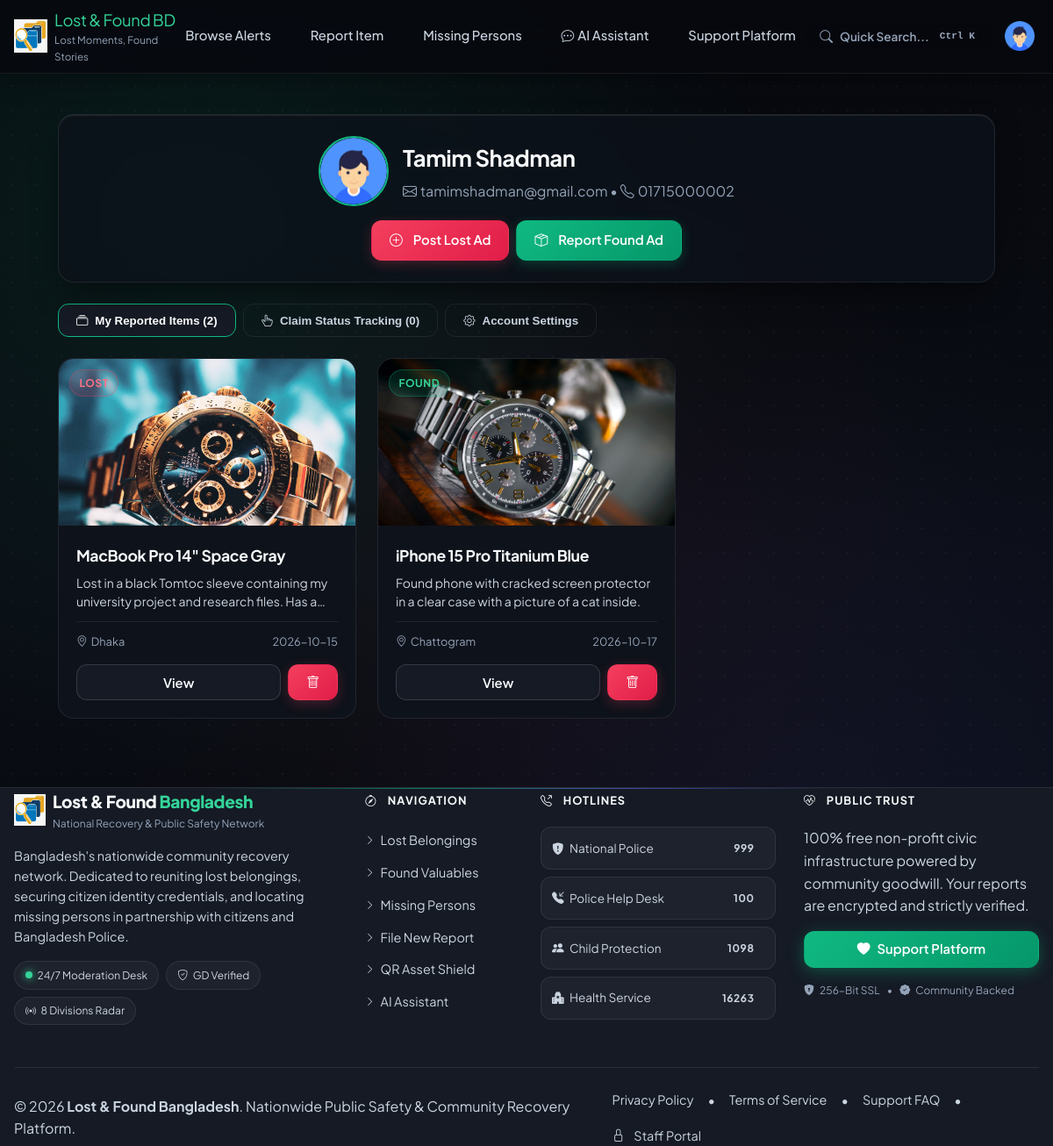
The app's page /User_profile.php (signed in) with its own data.
### tables this page shows
CREATE TABLE IF NOT EXISTS `users` (
  `id` INT AUTO_INCREMENT PRIMARY KEY,
  `first_name` VARCHAR(100) NOT NULL,
  `last_name` VARCHAR(100) NOT NULL,
  `email` VARCHAR(150) NOT NULL UNIQUE,
  `phone` VARCHAR(25) NOT NULL,
  `password_hash` VARCHAR(255) NOT NULL,
  `role` ENUM('user', 'admin', 'moderator') DEFAULT 'user',
  `avatar` VARCHAR(255) DEFAULT 'images/user_avatar.png',
  `status` ENUM('active', 'suspended', 'pending') DEFAULT 'active',
  `created_at` TIMESTAMP DEFAULT CURRENT_TIMESTAMP,
  `updated_at` TIMESTAMP DEFAULT CURRENT_TIMESTAMP ON UPDATE CURRENT_TIMESTAMP,
  INDEX `idx_users_email` (`email`),
  INDEX `idx_users_role` (`role`)
);

CREATE TABLE IF NOT EXISTS `items` (
  `id` INT AUTO_INCREMENT PRIMARY KEY,
  `user_id` INT NULL,
  `item_type` ENUM('lost', 'found') NOT NULL,
  `title` VARCHAR(200) NOT NULL,
  `category` VARCHAR(50) NOT NULL,
  `description` TEXT NOT NULL,
  `division` VARCHAR(50) NOT NULL,
  `district` VARCHAR(50) NOT NULL,
  `specific_location` VARCHAR(255) NOT NULL,
  `surrounding_details` TEXT NULL,
  `date_lost_or_found` DATE NOT NULL,
  `picture` VARCHAR(255) DEFAULT 'images/default_item.jpg',
  `contact_phone` VARCHAR(25) NOT NULL,
  `contact_email` VARCHAR(150) NOT NULL,
  `reward_amount` DECIMAL(10,2) DEFAULT 0.00,
  `status` ENUM('pending', 'verified', 'claimed', 'resolved') DEFAULT 'verified',
  `created_at` TIMESTAMP DEFAULT CURRENT_TIMESTAMP,
  `updated_at` TIMESTAMP DEFAULT CURRENT_TIMESTAMP ON UPDATE CURRENT_TIMESTAMP,
  FOREIGN KEY (`user_id`) REFERENCES `users`(`id`) ON DELETE SET NULL,
  INDEX `idx_items_type_status` (`item_type`, `status`),
  INDEX `idx_items_division` (`division`),
  INDEX `idx_items_category` (`category`),
  INDEX `idx_items_created` (`created_at`)
);

### src/Services/AuthService.php (called while the page is built, shortened)
<?php
class AuthService
{
    public function getCurrentUser(): ?array
    {
        $db = Database::getConnection();
        $stmt = $db->prepare("SELECT id, first_name, last_name, email, phone, role, avatar, status, created_at FROM users WHERE id = ? LIMIT 1");
        $stmt->execute([(int)$_SESSION['user_id']]);
        $user = $stmt->fetch();
        return $user ?: null;
    }
}

### User_profile.php (the view, shortened to what this page needs)
<?php
$auth = new AuthService();
$currentUser = $auth->requireAuth();
$db = Database::getConnection();
$userId = (int)$currentUser['id'];
$itemsStmt = $db->prepare("SELECT * FROM items WHERE user_id = ? ORDER BY created_at DESC");
$itemsStmt->execute([$userId]);
$myItems = $itemsStmt->fetchAll();
$claimsStmt = $db->prepare("
    SELECT c.*, i.title as item_title, i.category as item_category, i.picture as item_picture, i.district, i.division
    FROM claims c
    JOIN items i ON c.item_id = i.id
    WHERE c.user_id = ?
    ORDER BY c.created_at DESC
");
$claimsStmt->execute([$userId]);
$myClaims = $claimsStmt->fetchAll();
?>
<!DOCTYPE html>
<html lang="en">
<head>
    <link rel="stylesheet" href="https://cdn.jsdelivr.net/npm/bootstrap-icons@1.11.3/font/bootstrap-icons.min.css">
    <link rel="stylesheet" href="css/design-system.css">
</head>
<body>
    <?php include __DIR__ . '/components/navbar.php'; ?>
    <main class="container mx-auto px-3 profile-header" style="max-width: 1100px;">
        <div class="glass-panel p-4 mb-4 d-flex flex-column flex-md-row justify-content-between align-items-md-center gap-3">
            <div class="d-flex align-items-center gap-3">
                <img src="<?= htmlspecialchars($currentUser['avatar'] ?? 'images/user_avatar.png', ENT_QUOTES, 'UTF-8') ?>" alt="Avatar" class="profile-avatar-big">
                <div>
                    <h2 class="text-light fw-bold mb-1" style="font-size: 1.6rem;">
                        <?= htmlspecialchars($currentUser['first_name'] . ' ' . $currentUser['last_name'], ENT_QUOTES, 'UTF-8') ?>
                    </h2>
                    <div class="text-muted small">
                        <i class="bi bi-envelope me-1"></i><?= htmlspecialchars($currentUser['email'], ENT_QUOTES, 'UTF-8') ?>
                        <span class="mx-2">•</span>
                        <i class="bi bi-telephone me-1"></i><?= htmlspecialchars($currentUser['phone'], ENT_QUOTES, 'UTF-8') ?>
                    </div>
                </div>
            </div>
            <div class="d-flex gap-2">
                <a href="submit_lostitems.php?type=lost" class="btn btn-danger btn-sm"><i class="bi bi-plus-circle me-1"></i> Post Lost Ad</a>
                <a href="submit_lostitems.php?type=found" class="btn btn-primary btn-sm"><i class="bi bi-box-seam me-1"></i> Report Found Ad</a>
            </div>
        </div>
        <div class="d-flex gap-2 mb-4 overflow-x-auto pb-1">
            <button class="profile-nav-pill active" id="pillItems" onclick="switchProfileTab('items')">
                <i class="bi bi-collection"></i> My Reported Items (<?= count($myItems) ?>)
            </button>
            <button class="profile-nav-pill" id="pillClaims" onclick="switchProfileTab('claims')">
                <i class="bi bi-hand-index-thumb"></i> Claim Status Tracking (<?= count($myClaims) ?>)
            </button>
            <button class="profile-nav-pill" id="pillSettings" onclick="switchProfileTab('settings')">
                <i class="bi bi-gear"></i> Account Settings
            </button>
        </div>
        <div id="tabContentItems">
            <?php if (!empty($myItems)): ?>
                <div class="items-grid">
                    <?php foreach ($myItems as $item): ?>
                        <div class="item-card">
                            <div class="item-card-media">
                                <img src="<?= htmlspecialchars($item['picture'] ?: 'images/default_item.jpg', ENT_QUOTES, 'UTF-8') ?>" alt="<?= htmlspecialchars($item['title'], ENT_QUOTES, 'UTF-8') ?>">
                                <span class="badge <?= $item['item_type'] === 'lost' ? 'badge-lost' : 'badge-found' ?> item-card-badge"><?= ucfirst($item['item_type']) ?></span>
                            </div>
                            <div class="item-card-body">
                                <h3 class="item-card-title"><?= htmlspecialchars($item['title'], ENT_QUOTES, 'UTF-8') ?></h3>
                                <p class="item-card-desc"><?= htmlspecialchars($item['description'], ENT_QUOTES, 'UTF-8') ?></p>
                                <div class="item-card-meta">
                                    <span><i class="bi bi-geo-alt me-1"></i><?= htmlspecialchars($item['district'], ENT_QUOTES, 'UTF-8') ?></span>
                                    <span><?= htmlspecialchars($item['date_lost_or_found'], ENT_QUOTES, 'UTF-8') ?></span>
                                </div>
                                <div class="mt-3 pt-2 border-top border-subtle d-flex gap-2">
                                    <button type="button" class="btn btn-secondary btn-sm flex-grow-1" onclick="openItemModal(<?= (int)$item['id'] ?>)">View</button>
                                    <button type="button" class="btn btn-danger btn-sm" onclick="deleteMyItem(<?= (int)$item['id'] ?>)"><i class="bi bi-trash"></i></button>
                                </div>
                            </div>
                        </div>
                    <?php endforeach; ?>
                </div>
            <?php endif; ?>
        </div>
    </main>
    <?php include __DIR__ . '/components/footer.php'; ?>
</body>
</html>

### components/navbar.php (shortened to what this page needs)
<?php
$auth = new AuthService();
$currentUser = $auth->getCurrentUser();
?>
<header class="glass-navbar">
  <div class="container d-flex justify-content-between align-items-center py-2 px-3 mx-auto" style="max-width: 1320px;">
    <a href="index.php" class="navbar-brand d-flex align-items-center gap-2 text-decoration-none">
      <img src="images/logo.png" alt="Lost and Found Bangladesh Logo" width="38" height="38" class="rounded-circle border border-subtle">
      <div>
        <div class="brand-title fw-bold text-light lh-1" style="font-size: 1.15rem; letter-spacing: -0.02em;">Lost & Found <span class="text-emerald" style="color: var(--color-emerald-400);">BD</span></div>
        <small class="text-muted d-none d-sm-block" style="font-size: 0.725rem;">Lost Moments, Found Stories</small>
      </div>
    </a>
    <nav class="d-none d-lg-flex align-items-center gap-4">
      <a href="recentposts.php" class="nav-link text-secondary fw-medium hover-light">Browse Alerts</a>
      <a href="submit_lostitems.php" class="nav-link text-secondary fw-medium hover-light">Report Item</a>
      <a href="missing_person.php" class="nav-link text-secondary fw-medium hover-light">Missing Persons</a>
      <a href="chatbot.php" class="nav-link text-secondary fw-medium hover-light">
        <i class="bi bi-chat-dots me-1 text-emerald"></i>AI Assistant
      </a>
      <a href="payment.php" class="nav-link text-secondary fw-medium hover-light">Support Platform</a>
    </nav>
    <div class="d-flex align-items-center gap-2">
      <button type="button" class="btn btn-ghost btn-sm d-flex align-items-center gap-2 text-muted px-3 py-1 rounded-pill border border-subtle glass-subtle" onclick="openCommandPalette()" title="Press Ctrl+K to search">
        <i class="bi bi-search"></i>
        <span class="d-none d-md-inline" style="font-size: 0.85rem;">Quick Search...</span>
        <kbd class="d-none d-md-inline-block px-1 py-0 rounded text-muted bg-dark border border-subtle" style="font-size: 0.7rem;">Ctrl K</kbd>
      </button>
      <?php if ($currentUser): ?>
        <div class="dropdown position-relative" id="userMenuDropdown">
          <button class="btn btn-ghost btn-sm p-1 rounded-circle d-flex align-items-center dropdown-toggle" type="button" onclick="toggleUserDropdown()" aria-expanded="false" id="userAvatarBtn">
            <img src="<?= htmlspecialchars($currentUser['avatar'] ?? 'images/user_avatar.png', ENT_QUOTES, 'UTF-8') ?>" alt="Avatar" width="34" height="34" class="rounded-circle border border-emerald">
          </button>
        </div>
      <?php else: ?>
        <a href="login.php" class="btn btn-ghost btn-sm">Sign In</a>
        <a href="signup.php" class="btn btn-primary btn-sm btn-pill">Get Started</a>
      <?php endif; ?>
    </div>
  </div>
</header>

### components/footer.php
<footer class="site-footer mt-5 pt-5 pb-4">
  <div class="container mx-auto px-3" style="max-width: 1320px;">
    <div class="row g-4 mb-4">
      <div class="col-12 col-md-6 col-lg-4">
        <div class="d-flex align-items-center gap-2 mb-3">
          <img src="images/logo.png" alt="Lost and Found Bangladesh Logo" width="36" height="36" class="rounded-circle border border-emerald">
          <div>
            <span class="footer-brand-title">Lost &amp; Found <span style="color: var(--color-emerald-400);">Bangladesh</span></span>
            <div class="text-muted small" style="font-size: 0.75rem;">National Recovery &amp; Public Safety Network</div>
          </div>
        </div>
        <p class="text-secondary mb-3" style="font-size: 0.9rem; line-height: 1.6;">
          Bangladesh's nationwide community recovery network. Dedicated to reuniting lost belongings, securing citizen identity credentials, and locating missing persons in partnership with citizens and Bangladesh Police.
        </p>
        <div class="d-flex flex-wrap align-items-center gap-2">
          <span class="badge-trust-tag"><span class="badge-dot"></span> 24/7 Moderation Desk</span>
          <span class="badge-trust-tag"><i class="bi bi-shield-check text-emerald"></i> GD Verified</span>
          <span class="badge-trust-tag"><i class="bi bi-broadcast text-rose"></i> 8 Divisions Radar</span>
        </div>
      </div>
      <div class="col-6 col-md-3 col-lg-2">
        <h6 class="footer-section-title"><i class="bi bi-compass text-emerald me-1"></i> Navigation</h6>
        <ul class="footer-nav-list">
          <li><a href="recentposts.html?type=lost" class="footer-nav-link"><i class="bi bi-chevron-right text-emerald" style="font-size: 0.7rem;"></i> Lost Belongings</a></li>
          <li><a href="recentposts.html?type=found" class="footer-nav-link"><i class="bi bi-chevron-right text-emerald" style="font-size: 0.7rem;"></i> Found Valuables</a></li>
          <li><a href="missing_person.html" class="footer-nav-link"><i class="bi bi-chevron-right text-emerald" style="font-size: 0.7rem;"></i> Missing Persons</a></li>
          <li><a href="submit_lostitems.html" class="footer-nav-link"><i class="bi bi-chevron-right text-emerald" style="font-size: 0.7rem;"></i> File New Report</a></li>
          <li><a href="User_profile.html" class="footer-nav-link"><i class="bi bi-chevron-right text-emerald" style="font-size: 0.7rem;"></i> QR Asset Shield</a></li>
          <li><a href="chatbot.html" class="footer-nav-link"><i class="bi bi-chevron-right text-emerald" style="font-size: 0.7rem;"></i> AI Assistant</a></li>
        </ul>
      </div>
      <div class="col-6 col-md-3 col-lg-3">
        <h6 class="footer-section-title"><i class="bi bi-telephone-outbound text-rose me-1"></i> Hotlines</h6>
        <div class="d-flex flex-column gap-2">
          <a href="tel:999" class="footer-hotline-chip">
            <span><i class="bi bi-shield-fill-exclamation text-rose me-1"></i> National Police</span>
            <span class="badge bg-rose-subtle text-rose fw-bold">999</span>
          </a>
          <a href="tel:100" class="footer-hotline-chip">
            <span><i class="bi bi-telephone-inbound-fill text-emerald me-1"></i> Police Help Desk</span>
            <span class="badge bg-emerald-subtle text-emerald fw-bold">100</span>
          </a>
          <a href="tel:1098" class="footer-hotline-chip">
            <span><i class="bi bi-people-fill text-indigo me-1"></i> Child Protection</span>
            <span class="badge bg-indigo-subtle text-indigo fw-bold">1098</span>
          </a>
          <a href="tel:16263" class="footer-hotline-chip">
            <span><i class="bi bi-hospital-fill text-amber me-1"></i> Health Service</span>
            <span class="badge bg-amber-subtle text-amber fw-bold">16263</span>
          </a>
        </div>
      </div>
      <div class="col-12 col-md-6 col-lg-3">
        <h6 class="footer-section-title"><i class="bi bi-heart-pulse text-emerald me-1"></i> Public Trust</h6>
        <p class="text-secondary small mb-3">
          100% free non-profit civic infrastructure powered by community goodwill. Your reports are encrypted and strictly verified.
        </p>
        <a href="payment.html" class="btn btn-glow-emerald w-100 py-2 d-flex align-items-center justify-content-center gap-2 mb-3">
          <i class="bi bi-heart-fill text-rose"></i> Support Platform
        </a>
        <div class="d-flex flex-wrap gap-2 text-muted" style="font-size: 0.75rem;">
          <span><i class="bi bi-shield-lock-fill text-emerald me-1"></i> 256-Bit SSL</span>
          <span>•</span>
          <span><i class="bi bi-patch-check-fill text-emerald me-1"></i> Community Backed</span>
        </div>
      </div>
    </div>
    <div class="sub-footer-bar">
      <div class="text-secondary small">
        &copy; <?= date('Y') ?> <strong>Lost &amp; Found Bangladesh</strong>. Nationwide Public Safety &amp; Community Recovery Platform.
      </div>
      <div class="d-flex flex-wrap align-items-center gap-3 text-secondary small">
        <a href="#" class="footer-nav-link" onclick="alert('Privacy Policy: All personal contact info is safeguarded. NIDs & serial numbers are never exposed to unauthenticated scrapers.'); return false;">Privacy Policy</a>
        <span>•</span>
        <a href="#" class="footer-nav-link" onclick="alert('Terms of Service: Fraudulent or deceptive reports will be permanently banned and reported to law enforcement.'); return false;">Terms of Service</a>
        <span>•</span>
        <a href="chatbot.html" class="footer-nav-link">Support FAQ</a>
        <span>•</span>
        <a href="admin panel/admin-dashboard.html" class="footer-nav-link text-emerald"><i class="bi bi-lock me-1"></i> Staff Portal</a>
      </div>
    </div>
  </div>
</footer>

### User_profile.php (style rules this page uses)
.profile-header { padding-top: 130px; padding-bottom: 30px; }
.profile-avatar-big { width: 80px; height: 80px; border-radius: 50%; border: 2px solid var(--color-emerald-500); object-fit: cover; }
.profile-nav-pill { background: transparent; border: 1px solid var(--border-subtle); color: var(--text-secondary); padding: 0.65rem 1.25rem; border-radius: var(--radius-md); font-weight: 600; cursor: pointer; transition: all var(--transition-fast); display: flex; align-items: center; gap: 0.5rem; }
.profile-nav-pill:hover, .profile-nav-pill.active { background: var(--bg-surface-elevated); color: #ffffff; border-color: var(--color-emerald-500); }

### records on screen
users: avatar (picture), first_name+last_name "Tamim Shadman", email "tamimshadman@gmail.com", phone "01715000002"
items: picture (picture), item_type "LOST", title "MacBook Pro 14\" Space Gray", description "Lost in a black Tomtoc sleeve containing my university project and research files. Has…", district "Dhaka", date_lost_or_found "2026-10-15"
items: picture (picture), item_type "FOUND", title "iPhone 15 Pro Titanium Blue", description "Found phone with cracked screen protector in a clear case with a picture of a cat inside.", district "Chattogram", date_lost_or_found "2026-10-17"

### other values on screen
count($myItems) "2"
count($myClaims) "0"
